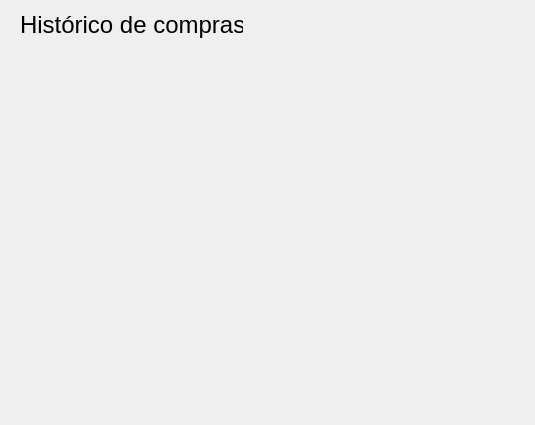
<?xml version="1.0" encoding="UTF-8"?>
<ui version="4.0">
 <class>Form</class>
 <widget class="QWidget" name="Form">
  <property name="geometry">
   <rect>
    <x>0</x>
    <y>0</y>
    <width>535</width>
    <height>425</height>
   </rect>
  </property>
  <property name="windowTitle">
   <string>Form</string>
  </property>
  <widget class="QLabel" name="label">
   <property name="geometry">
    <rect>
     <x>20</x>
     <y>10</y>
     <width>223</width>
     <height>29</height>
    </rect>
   </property>
   <property name="font">
    <font>
     <pointsize>18</pointsize>
    </font>
   </property>
   <property name="text">
    <string>Histórico de compras</string>
   </property>
  </widget>
 </widget>
 <resources/>
 <connections/>
</ui>
